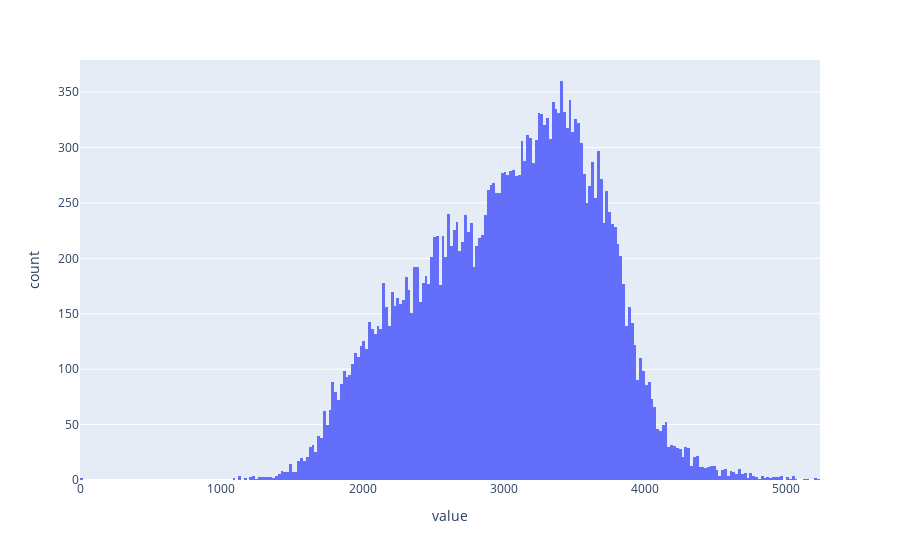

The notebook cell this image was saved under:
### Code cell
px.histogram(df,x='value',nbins=500)

### Figure 1 — Plotly figure (JSON) as saved in the notebook; plotly's stock layout.template omitted (floating-point values rounded to 4 significant figures; data arrays with more than 128 entries replaced by an {"elided": "..."} marker saying what was removed)
{"data": [{"alignmentgroup": "True", "bingroup": "x", "hovertemplate": "value=%{x}<br>count=%{y}<extra></extra>", "legendgroup": "", "marker": {"color": "#636efa", "pattern": {"shape": ""}}, "name": "", "nbinsx": 500, "offsetgroup": "", "orientation": "v", "showlegend": false, "type": "histogram", "x": {"elided": "25561 int values"}, "xaxis": "x", "yaxis": "y"}], "layout": {"barmode": "relative", "legend": {"tracegroupgap": 0}, "margin": {"t": 60}, "xaxis": {"anchor": "y", "domain": [0, 1], "title": {"text": "value"}}, "yaxis": {"anchor": "x", "domain": [0, 1], "title": {"text": "count"}}}}
